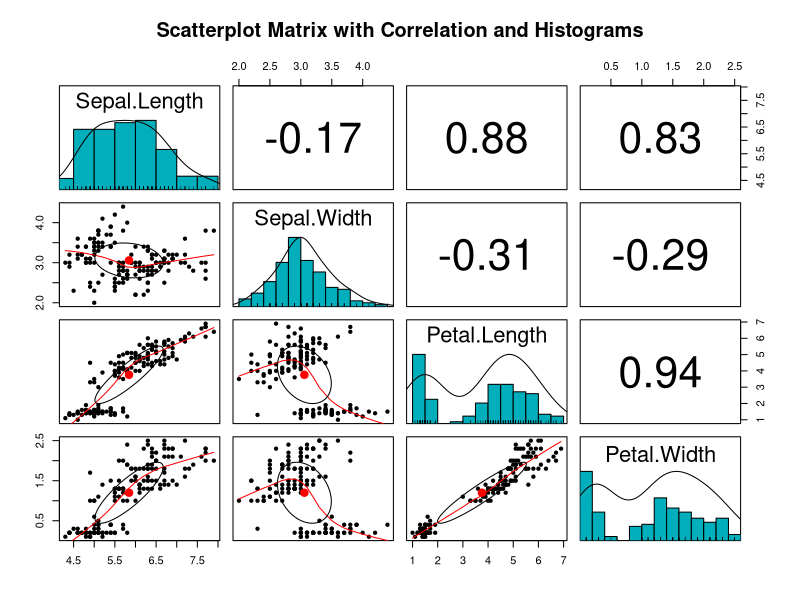
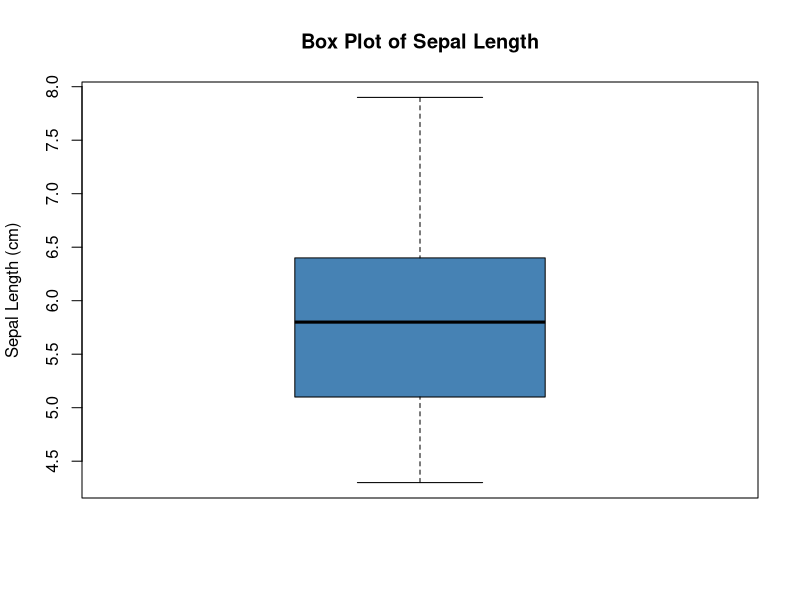
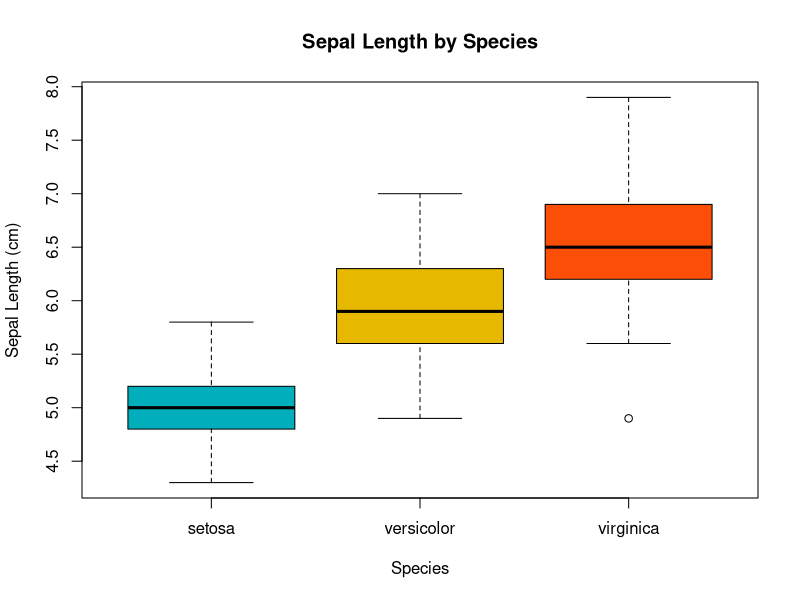
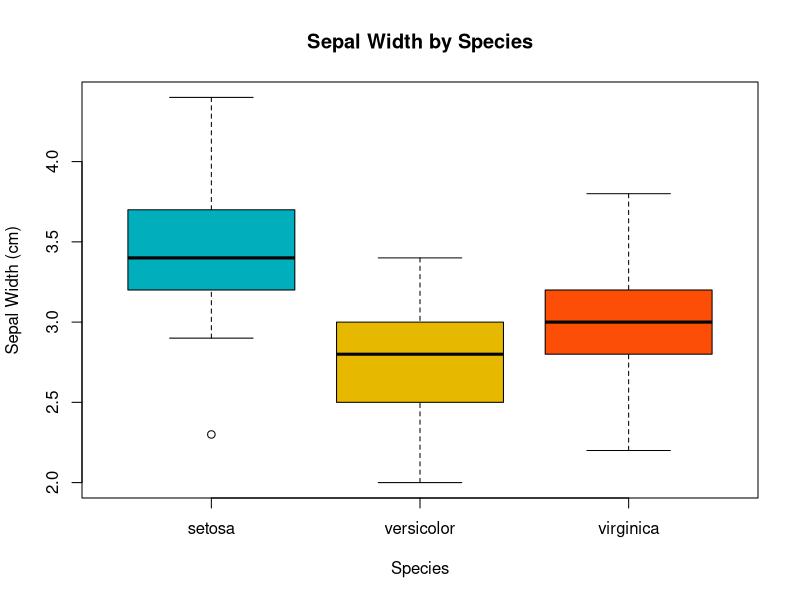
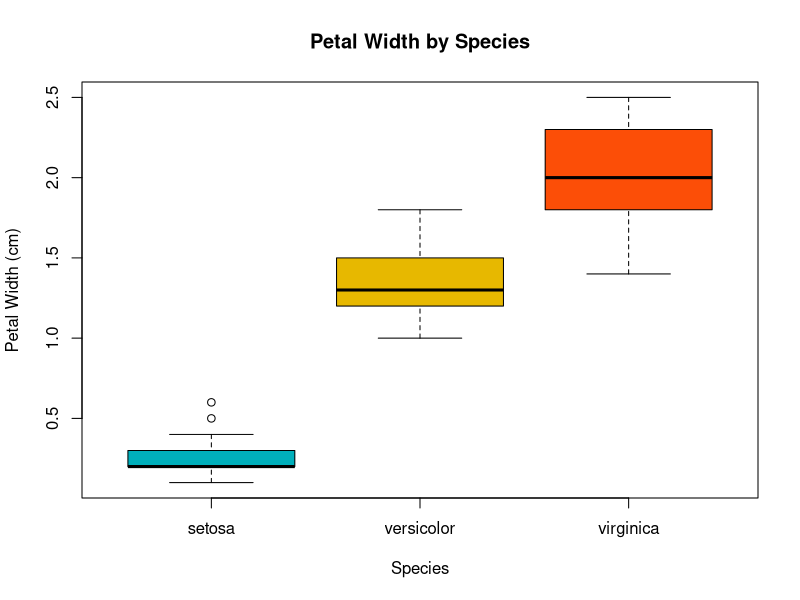
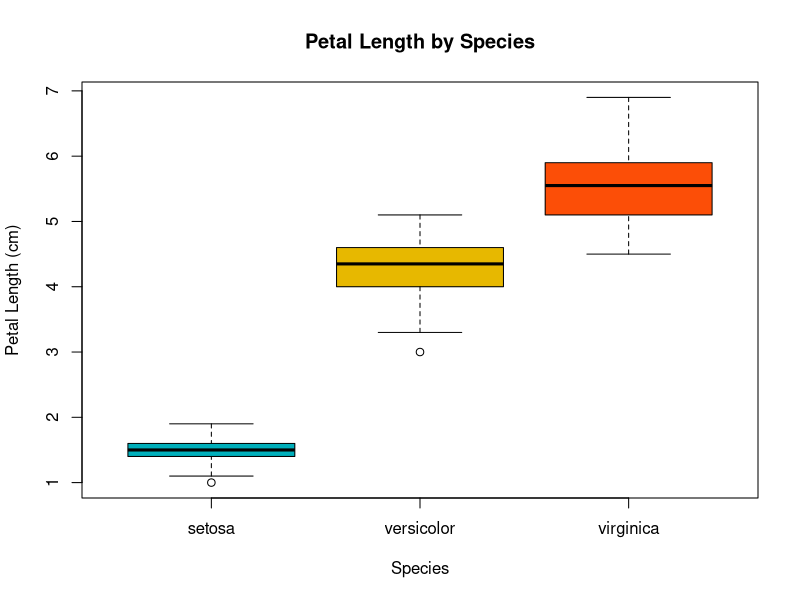
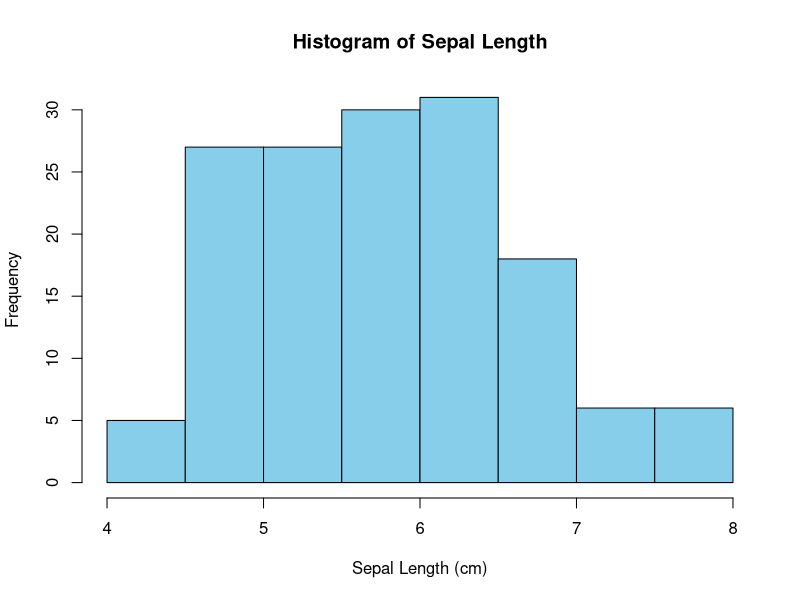
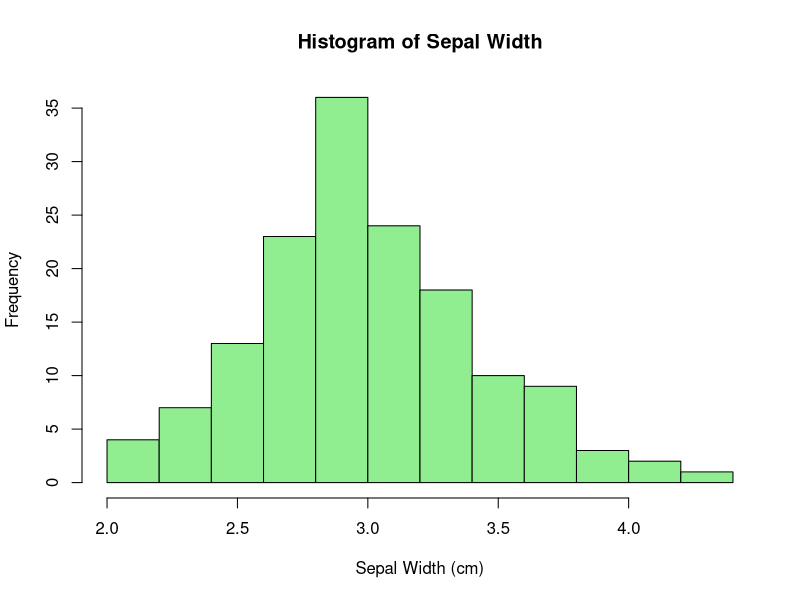

R code for these plots, in order: (Note: this script raises an error after producing the figures.)
#Load data from IRIS repo
data<-iris
#data.frame()

#Run a brief decription of the dataset
summary(data)

#show the  structure of the data set
str(data)

# Show the first 5 rows of the dataframe
head(data)

#show the bottom 5 row of the dataframe
tail(data)

#Quick identification and undertanting of the dataframe 
dim(data)
col_names <- names(data)
col_names
class(col_names)
col_names[1]

#Run a class funtion on the data set columns to know thier datatypes
sapply(data, class)

install.packages("psych")
library(psych)

pairs.panels(iris[, 1:4], 
             method = "spearman", 
             hist.col = "#00AFBB", 
             density = TRUE, 
             ellipses = TRUE, 
             main = "Scatterplot Matrix with Correlation and Histograms")

boxplot(data$Sepal.Length,
        main = "Box Plot of Sepal Length",
        ylab = "Sepal Length (cm)",
        col = "steelblue")


boxplot(Sepal.Length ~ Species,
        data = data,
        main = "Sepal Length by Species",
        xlab = "Species",
        ylab = "Sepal Length (cm)",
        col = c("setosa" = "#00AFBB", "versicolor" = "#E7B800", "virginica" = "#FC4E07"))

boxplot(Sepal.Width ~ Species,
        data = data,
        main = "Sepal Width by Species",
        xlab = "Species",
        ylab = "Sepal Width (cm)",
        col = c("setosa" = "#00AFBB", "versicolor" = "#E7B800", "virginica" = "#FC4E07"))

boxplot(Petal.Width ~ Species,
        data = data,
        main = "Petal Width by Species",
        xlab = "Species",
        ylab = "Petal Width (cm)",
        col = c("setosa" = "#00AFBB", "versicolor" = "#E7B800", "virginica" = "#FC4E07"))


boxplot(Petal.Length ~ Species,
        data = data,
        main = "Petal Length by Species",
        xlab = "Species",
        ylab = "Petal Length (cm)",
        col = c("setosa" = "#00AFBB", "versicolor" = "#E7B800", "virginica" = "#FC4E07"))


# Histogram for Sepal Length
hist(iris$Sepal.Length,
     main = "Histogram of Sepal Length",
     xlab = "Sepal Length (cm)",
     ylab = "Frequency",
     col = "skyblue",
     border = "black")

# Histogram for Sepal Width
hist(data$Sepal.Width,
     main = "Histogram of Sepal Width",
     xlab = "Sepal Width (cm)",
     ylab = "Frequency",
     col = "lightgreen",
     border = "black")

# Histogram for Petal Length
hist(data$Petal.Length,
     main = "Histogram of Petal Length",
     xlab = "Petal Length (cm)",
     ylab = "Frequency",
     col = "salmon",
     border = "black")

# Histogram for Petal Width
hist(data$Petal.Width,
     main = "Histogram of Petal Width",
     xlab = "Petal Width (cm)",
     ylab = "Frequency",
     col = "gold",
     border = "black")


plot(Petal.Width ~ Petal.Length, data = data,
     main = "Iris Petal Length vs. Width",
     xlab = "Petal Length (cm)",
     ylab = "Petal Width (cm)",
     col = "dodgerblue1",
     pch = 16)


# Calculate the mean for each column
sapply(data[, 1:4], mean, na.rm=TRUE)

# Calculate the median for each column
sapply(data[, 1:4], median, na.rm=TRUE)

#Calculate the standard deviation for each column
sapply(iris[, 1:4], sd, na.rm = TRUE)

#install 
install.packages("class")
# Load the library
library(class)


# Shuffle the data to ensure random sampling
set.seed(123) 
data_sample <- data[sample(nrow(iris)), ]

# Separate the features (input) and the target variable (species)
# The first 4 columns are features, the 5th is the species
featues_x <- data_sample[, 1:4]
label_y <- data_sample[, 5]


# Determine the split point (e.g., 70% for training)
train_size <- floor(0.7 * nrow(data_sample))
x_train <- feature_x[1:train_size, ]
x_test <- feature_x[(train_size + 1):nrow(feature_x), ]
y_train <- label_y[1:train_size]
y_test <- label_y[(train_size + 1):nrow(label_y)]


# Choose a value for k (e.g., 7)
k <- 7

# Use the knn() function from the class package
# The function takes the training features, testing features, training labels, and the value of k
predictions <- knn(train = x_train, test = x_test, cl = y_train, k = k)


# Calculate the accuracy
accuracy <- mean(predictions == y_test)

# Print the accuracy
print(paste("Accuracy:", round(accuracy * 100, 2), "%"))

# for k=1
predictions_k1 <- knn(train = x_train, test = x_test, cl = y_train, k = 1)
accuracy_k1 <- mean(predictions_k1 == y_test)
print(paste("Accuracy for k=1:", round(accuracy_k1 * 100, 2), "%"))

# for k=5
predictions_k5 <- knn(train = x_train, test = x_test, cl = y_train, k = 5)
accuracy_k5 <- mean(predictions_k5 == y_test)
print(paste("Accuracy for k=5:", round(accuracy_k5 * 100, 2), "%"))